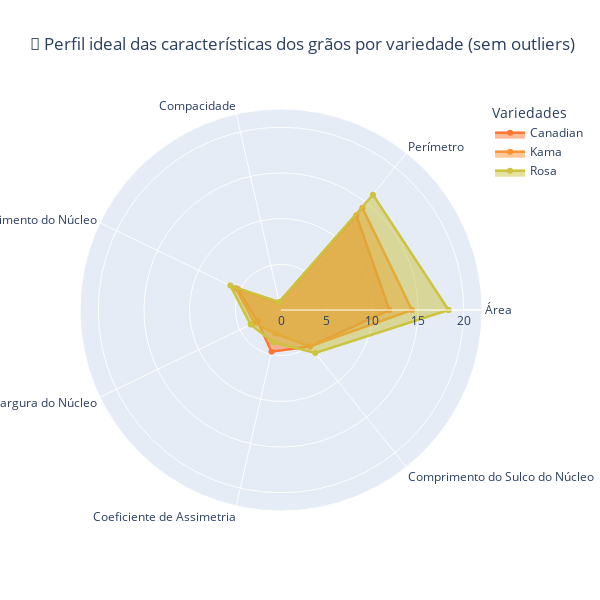

The notebook cell this image was saved under:
### Markdown cell above
🌾 Análise do Perfil Médio Morfológico por Variedade

Este script calcula e exibe o perfil morfológico médio das sementes de trigo (sem outliers), agrupado por tipo de variedade, usando um gráfico radar interativo. As variáveis envolvem características físicas como área, perímetro, compacidade, comprimento e largura do núcleo, coeficiente de assimetria e comprimento do sulco.

Esse perfil pode ser usado para entender visualmente as diferenças entre as variedades e como elas se distribuem nas dimensões analisadas.

### Code cell
#🌾 Análise do Perfil Médio Morfológico por Variedade

# Calcular perfil ideal sem outliers (médias agrupadas por classe)
perfil_ideal_sem_outliers = df_sem_outliers.groupby(coluna_target)[variaveis_numericas].mean().round(2)

# Criar gráfico radar com Plotly e Exibir

# Exibir perfil ideal
print("🌱 Perfil ideal das características dos grãos por variedade:")
print(perfil_ideal_sem_outliers)


# Gráfico radar interativo

categorias = list(perfil_ideal_sem_outliers.columns)

cores = ['#FF7732', '#FE9232', '#CCC33F']

fig = go.Figure()

for i, variedade in enumerate(perfil_ideal_sem_outliers.index):
    valores = perfil_ideal_sem_outliers.loc[variedade].values.flatten().tolist()
    valores += valores[:1]  # fechar ciclo

    fig.add_trace(go.Scatterpolar(
        r=valores,
        theta=categorias + [categorias[0]],
        fill='toself',
        name=variedade,
        line=dict(color=cores[i % len(cores)], width=2.5),
        hoverinfo='text',
        text=[f'{v:.2f}' for v in valores]
    ))

fig.update_layout(
    polar=dict(
        radialaxis=dict(
            visible=True,
            range=[0, max(perfil_ideal_sem_outliers.max()) * 1.2]
        )
    ),
    title="🌾 Perfil ideal das características dos grãos por variedade (sem outliers)",
    showlegend=True,
    height=600,
    width=600,
    legend_title_text='Variedades'
)

fig.show()

### Figure 1 — Plotly figure (JSON) as saved in the notebook; plotly's stock layout.template omitted (floating-point values rounded to 4 significant figures)
{"data": [{"fill": "toself", "hoverinfo": "text", "line": {"color": "#FF7732", "width": 2.5}, "name": "Canadian", "r": [11.85, 13.23, 0.85, 5.22, 2.85, 4.68, 5.11, 11.85], "text": ["11.85", "13.23", "0.85", "5.22", "2.85", "4.68", "5.11", "11.85"], "theta": ["Área", "Perímetro", "Compacidade", "Comprimento do Núcleo", "Largura do Núcleo", "Coeficiente de Assimetria", "Comprimento do Sulco do Núcleo", "Área"], "type": "scatterpolar"}, {"fill": "toself", "hoverinfo": "text", "line": {"color": "#FE9232", "width": 2.5}, "name": "Kama", "r": [14.33, 14.29, 0.88, 5.51, 3.24, 2.67, 5.09, 14.33], "text": ["14.33", "14.29", "0.88", "5.51", "3.24", "2.67", "5.09", "14.33"], "theta": ["Área", "Perímetro", "Compacidade", "Comprimento do Núcleo", "Largura do Núcleo", "Coeficiente de Assimetria", "Comprimento do Sulco do Núcleo", "Área"], "type": "scatterpolar"}, {"fill": "toself", "hoverinfo": "text", "line": {"color": "#CCC33F", "width": 2.5}, "name": "Rosa", "r": [18.33, 16.14, 0.88, 6.15, 3.68, 3.64, 6.02, 18.33], "text": ["18.33", "16.14", "0.88", "6.15", "3.68", "3.64", "6.02", "18.33"], "theta": ["Área", "Perímetro", "Compacidade", "Comprimento do Núcleo", "Largura do Núcleo", "Coeficiente de Assimetria", "Comprimento do Sulco do Núcleo", "Área"], "type": "scatterpolar"}], "layout": {"polar": {"radialaxis": {"visible": true, "range": [0, 22.0]}}, "legend": {"title": {"text": "Variedades"}}, "title": {"text": "🌾 Perfil ideal das características dos grãos por variedade (sem outliers)"}, "showlegend": true, "height": 600, "width": 600}}
